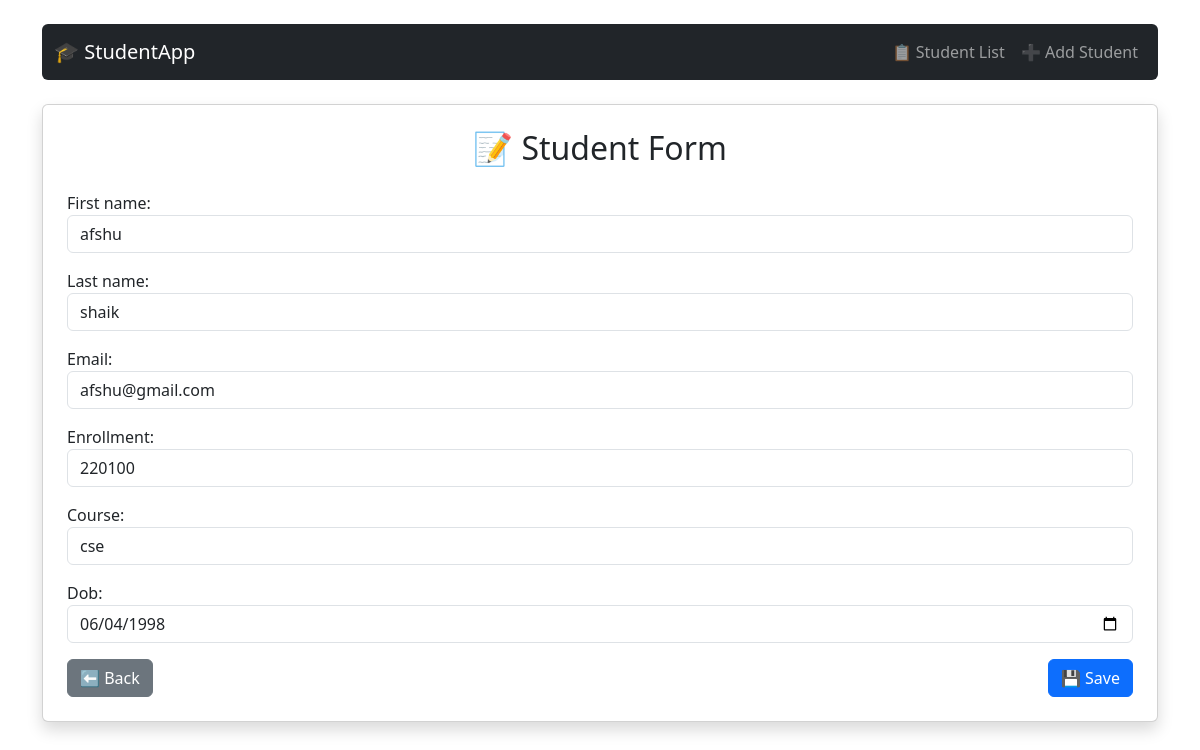
Screenshot of /students/4/edit/ with the database file from the repository.
### student/models.py (models this page shows, shortened)
class Student(models.Model):
    first_name = models.CharField(max_length=100)
    last_name = models.CharField(max_length=100)
    email = models.EmailField(unique=True)
    enrollment = models.CharField(max_length=50, unique=True)
    course = models.CharField(max_length=100)
    dob = models.DateField()

### student/views.py (the view)
# urls.py: path('<int:pk>/edit/', views.student_update, name='student_update'),
def student_update(request, pk):
    student = get_object_or_404(Student, pk=pk)
    if request.method == 'POST':
        form = StudentForm(request.POST, instance=student)
        if form.is_valid():
            form.save()
            return redirect('student_list')
    else:
        form = StudentForm(instance=student)
    return render(request, 'student/student_form.html', {'form': form})

### student/forms.py
class StudentForm(forms.ModelForm):
    class Meta:
        model = Student
        fields = ['first_name', 'last_name', 'email', 'enrollment', 'course', 'dob']
        widgets = {
            'dob': forms.DateInput(attrs={'type': 'date', 'class': 'form-control'}),
            'first_name': forms.TextInput(attrs={'class': 'form-control'}),
            'last_name': forms.TextInput(attrs={'class': 'form-control'}),
            'email': forms.EmailInput(attrs={'class': 'form-control'}),
            'enrollment': forms.TextInput(attrs={'class': 'form-control'}),
            'course': forms.TextInput(attrs={'class': 'form-control'}),
        }

### student/templates/student/student_form.html (shortened to what this page needs)
<!DOCTYPE html>
<html>
<head>
    <link href="https://cdn.jsdelivr.net/npm/bootstrap@5.3.3/dist/css/bootstrap.min.css" rel="stylesheet">
</head>
<body class="container py-4">
    <nav class="navbar navbar-expand-lg navbar-dark bg-dark mb-4 rounded">
        <div class="container-fluid">
            <a class="navbar-brand" href="{% url 'student_list' %}">🎓 StudentApp</a>
            <div class="collapse navbar-collapse">
                <ul class="navbar-nav ms-auto">
                    <li class="nav-item">
                        <a class="nav-link" href="{% url 'student_list' %}">📋 Student List</a>
                    </li>
                    <li class="nav-item">
                        <a class="nav-link" href="{% url 'student_create' %}">➕ Add Student</a>
                    </li>
                </ul>
            </div>
        </div>
    </nav>
    <div class="card shadow p-4">
        <h2 class="mb-4 text-center">📝 Student Form</h2>
        <form method="post">
            {{ form.as_p }}
            <div class="d-flex justify-content-between">
                <a href="{% url 'student_list' %}" class="btn btn-secondary">⬅ Back</a>
                <button type="submit" class="btn btn-primary">💾 Save</button>
            </div>
        </form>
    </div>
</body>
</html>

### rows the page displays
Student: first_name "afshu", last_name "shaik", email "afshu@gmail.com", enrollment "220100", course "cse", dob "06/04/1998"
